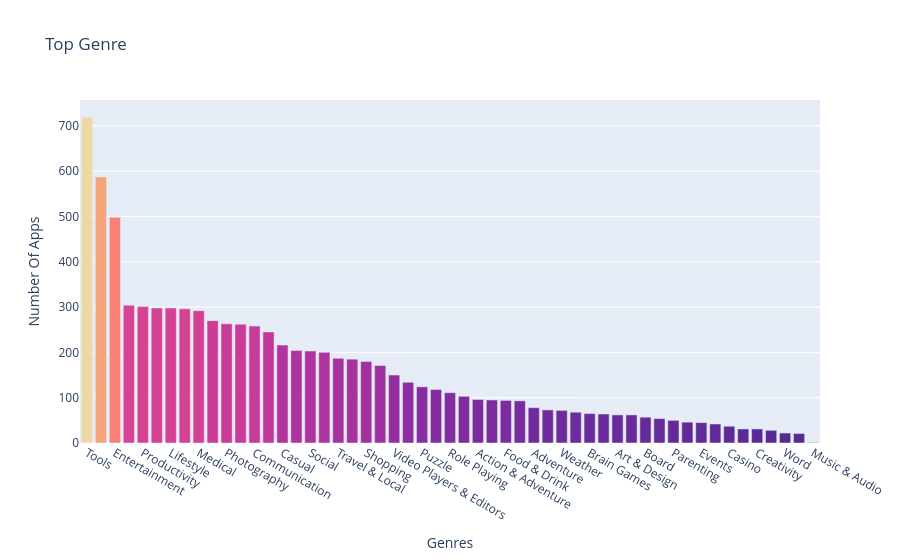

Write notebook code for a chart like this one.
### Markdown cell above
**Challenge**: Can you create this chart with the Series containing the genre data?

<img src=https://imgur.com/DbcoQli.png width=400>

Try experimenting with the built in colour scales in Plotly. You can find a full list [here](https://plotly.com/python/builtin-colorscales/).

-   Find a way to set the colour scale using the color_continuous_scale parameter.
-   Find a way to make the color axis disappear by using coloraxis_showscale.

### Code cell
bar = px.bar(genres_data,x="Genres",y="Total_apps",color="Total_apps",color_continuous_scale="Agsunset",title="Top Genre",hover_name="Genres")
bar.update_layout(coloraxis_showscale= False,yaxis_title="Number Of Apps")
bar.show()

### Figure 1 — Plotly figure (JSON) as saved in the notebook; plotly's stock layout.template omitted (floating-point values rounded to 4 significant figures)
{"data": [{"alignmentgroup": "True", "hovertemplate": "<b>%{hovertext}</b><br><br>Genres=%{x}<br>Total_apps=%{marker.color}<extra></extra>", "hovertext": ["Tools", "Education", "Entertainment", "Action", "Productivity", "Personalization", "Lifestyle", "Finance", "Medical", "Sports", "Photography", "Business", "Communication", "Health & Fitness", "Casual", "News & Magazines", "Social", "Simulation", "Travel & Local", "Arcade", "Shopping", "Books & Reference", "Video Players & Editors", "Dating", "Puzzle", "Maps & Navigation", "Role Playing", "Racing", "Action & Adventure", "Strategy", "Food & Drink", "Educational", "Adventure", "Auto & Vehicles", "Weather", "Pretend Play", "Brain Games", "Libraries & Demo", "Art & Design", "House & Home", "Board", "Comics", "Parenting", "Card", "Events", "Beauty", "Casino", "Music & Video", "Creativity", "Trivia", "Word", "Music", "Music & Audio"], "legendgroup": "", "marker": {"color": [719, 587, 498, 304, 301, 298, 298, 296, 292, 270, 263, 262, 258, 245, 216, 204, 203, 200, 187, 185, 180, 171, 150, 134, 124, 118, 111, 103, 96, 95, 94, 93, 78, 73, 72, 68, 65, 64, 62, 62, 57, 54, 50, 46, 45, 42, 37, 31, 31, 28, 22, 21, 1], "coloraxis": "coloraxis", "pattern": {"shape": ""}}, "name": "", "offsetgroup": "", "orientation": "v", "showlegend": false, "textposition": "auto", "type": "bar", "x": ["Tools", "Education", "Entertainment", "Action", "Productivity", "Personalization", "Lifestyle", "Finance", "Medical", "Sports", "Photography", "Business", "Communication", "Health & Fitness", "Casual", "News & Magazines", "Social", "Simulation", "Travel & Local", "Arcade", "Shopping", "Books & Reference", "Video Players & Editors", "Dating", "Puzzle", "Maps & Navigation", "Role Playing", "Racing", "Action & Adventure", "Strategy", "Food & Drink", "Educational", "Adventure", "Auto & Vehicles", "Weather", "Pretend Play", "Brain Games", "Libraries & Demo", "Art & Design", "House & Home", "Board", "Comics", "Parenting", "Card", "Events", "Beauty", "Casino", "Music & Video", "Creativity", "Trivia", "Word", "Music", "Music & Audio"], "xaxis": "x", "y": [719, 587, 498, 304, 301, 298, 298, 296, 292, 270, 263, 262, 258, 245, 216, 204, 203, 200, 187, 185, 180, 171, 150, 134, 124, 118, 111, 103, 96, 95, 94, 93, 78, 73, 72, 68, 65, 64, 62, 62, 57, 54, 50, 46, 45, 42, 37, 31, 31, 28, 22, 21, 1], "yaxis": "y"}], "layout": {"barmode": "relative", "coloraxis": {"colorbar": {"title": {"text": "Total_apps"}}, "colorscale": [[0, "rgb(75, 41, 145)"], [0.1667, "rgb(135, 44, 162)"], [0.3333, "rgb(192, 54, 157)"], [0.5, "rgb(234, 79, 136)"], [0.6667, "rgb(250, 120, 118)"], [0.8333, "rgb(246, 169, 122)"], [1, "rgb(237, 217, 163)"]], "showscale": false}, "legend": {"tracegroupgap": 0}, "title": {"text": "Top Genre"}, "xaxis": {"anchor": "y", "domain": [0, 1], "title": {"text": "Genres"}}, "yaxis": {"anchor": "x", "domain": [0, 1], "title": {"text": "Number Of Apps"}}}}
